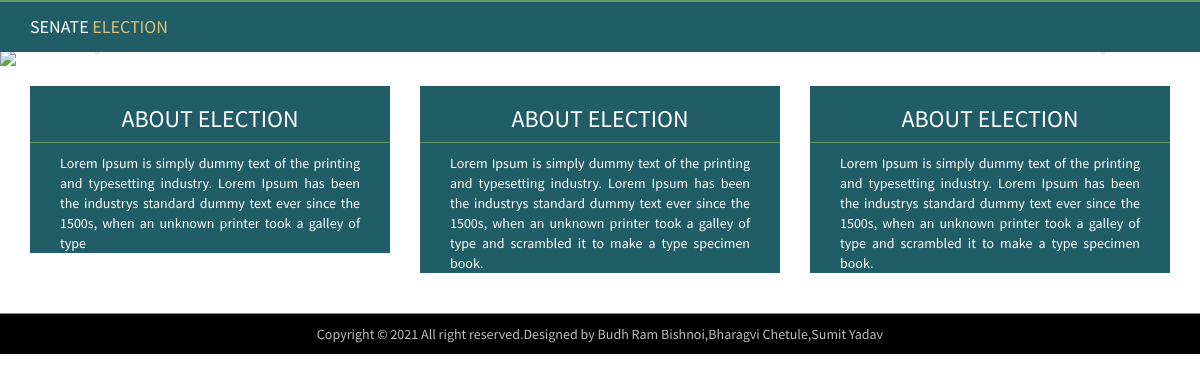
Screenshot of /notification.php with the database file from the repository.
### tables this page shows
CREATE TABLE `notification` (
  `serial_number` int(5) NOT NULL,
  `title` char(30) NOT NULL,
  `detail` text NOT NULL
);

### notification.php (the view, shortened to what this page needs)
<?php
       $link = mysqli_connect('localhost', 'root', '','election');
       $qry='SELECT title,detail FROM notification';
       $result=mysqli_query($link, $qry) ;
?>
<!DOCTYPE html>
<html lang="en">
   <head>
      <link rel="stylesheet" href="css/bootstrap.min.css">
      <link rel="stylesheet" href="css/style.css">
      <link rel="stylesheet" href="css/font-awesome.min.css">
   </head>
   <body>
      <header id="header">
         <nav class="navbar navbar-default navbar-fixed-top">
            <div class="container">
               <div class="navbar-header">
                  <a href="#" class="navbar-brand"><font color="#fff">SENATE</font> <font color="#D9BF77">ELECTION</font></a>
               </div>
            </div>
         </nav>
      </header>
      <section>
         <div id="myCarousel" class="carousel slide home-slider">
            <ol class="carousel-indicators">
            </ol>
            <div class="carousel-inner" role="listbox">
               <div class="item">
               </div>
            </div>
            <a class="left carousel-control left-aerrow" href="#myCarousel" role="button" data-slide="prev">
            </a>
            <a class="right carousel-control right-aerrow" href="#myCarousel" role="button" data-slide="next">
            </a>
         </div>
      </section>
      <section class="home">
         <div class="container">
            <div class="row">
            <?php
                  while ($row = mysqli_fetch_assoc($result))
                  {
                ?>
               <div class="col-md-4 col-sm-4">
                  <div class="box">
                     <h3 class="heading"><?php echo $row['title']; ?></h3>
                     <p class="para"><?php echo $row['detail']; ?></p>
                  </div>
               </div>
               <?php
                  }
            ?>
            </div>
         </div>
      </section>
      <footer class="cont" id="contact">
         <div class="container-fluid tx-copy">
            <div class="txt-copyright">
               Copyright &copy; 2021 All right reserved.Designed by Budh Ram Bishnoi,Bharagvi Chetule,Sumit Yadav
            </div>
         </div>
      </footer>
   </body>
</html>

### css/style.css (style rules this page uses)
* { box-sizing: border-box; }
body { font-family: 'Source Sans Pro', sans-serif; }
.navbar-default { border-top: 2px solid #639a67; border-bottom: none; background: #205d67; }
.home-slider .left-aerrow, .home-slider .right-aerrow { background: none; }
.box { height: auto; background: #205d67; }
.heading { padding: 20px 0 10px 0; text-align: center; text-transform: uppercase; color: #fff; border-bottom: 1px solid #639a67; }
.para { padding: 0 30px 0 30px; text-align: justify; color: #fff; }
.home { padding-bottom: 30px; }
.cont { background: #205d67; }
.tx-copy { padding: 10px 0 10px 0; text-align: center; color: #bcbcbc; border-top: 1px solid #639a67; background: #000; }

### rows the page displays
notification: title "ABOUT ELECTION", detail "Lorem Ipsum is simply dummy text of the printing and typesetting industry. Lorem Ipsum has been the industrys standard dummy text ever since the 1500s, when an unknown printer took a galley of type"
notification: title "ABOUT ELECTION", detail "Lorem Ipsum is simply dummy text of the printing and typesetting industry. Lorem Ipsum has been the industrys standard dummy text ever since the 1500s, when an unknown printer took a galley of type and scrambled it to make a type specimen book."
notification: title "ABOUT ELECTION", detail "Lorem Ipsum is simply dummy text of the printing and typesetting industry. Lorem Ipsum has been the industrys standard dummy text ever since the 1500s, when an unknown printer took a galley of type and scrambled it to make a type specimen book."
